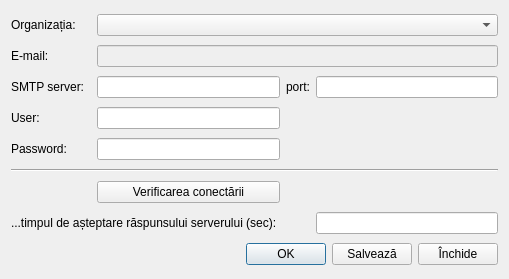
<?xml version="1.0" encoding="UTF-8"?>
<ui version="4.0">
 <class>ContOnline</class>
 <widget class="QDialog" name="ContOnline">
  <property name="geometry">
   <rect>
    <x>0</x>
    <y>0</y>
    <width>509</width>
    <height>279</height>
   </rect>
  </property>
  <property name="windowTitle">
   <string>Dialog</string>
  </property>
  <property name="windowIcon">
   <iconset resource="../../resources/resource.qrc">
    <normaloff>:/img/toolBar/email.png</normaloff>:/img/toolBar/email.png</iconset>
  </property>
  <layout class="QGridLayout" name="gridLayout">
   <item row="0" column="2" colspan="3">
    <widget class="QComboBox" name="comboOrganizations"/>
   </item>
   <item row="2" column="4">
    <widget class="QLineEdit" name="txt_port">
     <property name="sizePolicy">
      <sizepolicy hsizetype="Preferred" vsizetype="Fixed">
       <horstretch>0</horstretch>
       <verstretch>0</verstretch>
      </sizepolicy>
     </property>
    </widget>
   </item>
   <item row="1" column="0">
    <widget class="QLabel" name="label_2">
     <property name="text">
      <string>E-mail:</string>
     </property>
    </widget>
   </item>
   <item row="4" column="2">
    <widget class="LineEditPassword" name="txt_password"/>
   </item>
   <item row="0" column="0">
    <widget class="QLabel" name="label">
     <property name="text">
      <string>Organizația:</string>
     </property>
    </widget>
   </item>
   <item row="5" column="0" colspan="5">
    <widget class="Line" name="line">
     <property name="orientation">
      <enum>Qt::Orientation::Horizontal</enum>
     </property>
    </widget>
   </item>
   <item row="8" column="0" colspan="5">
    <layout class="QHBoxLayout" name="horizontalLayout">
     <item>
      <spacer name="horizontalSpacer">
       <property name="orientation">
        <enum>Qt::Orientation::Horizontal</enum>
       </property>
       <property name="sizeHint" stdset="0">
        <size>
         <width>40</width>
         <height>20</height>
        </size>
       </property>
      </spacer>
     </item>
     <item>
      <widget class="QPushButton" name="btnOK">
       <property name="minimumSize">
        <size>
         <width>80</width>
         <height>0</height>
        </size>
       </property>
       <property name="text">
        <string>OK</string>
       </property>
       <property name="icon">
        <iconset resource="../../resources/resource.qrc">
         <normaloff>:/img/btns/valide.png</normaloff>:/img/btns/valide.png</iconset>
       </property>
      </widget>
     </item>
     <item>
      <widget class="QPushButton" name="btnWrite">
       <property name="minimumSize">
        <size>
         <width>80</width>
         <height>0</height>
        </size>
       </property>
       <property name="text">
        <string>Salvează</string>
       </property>
       <property name="icon">
        <iconset resource="../../resources/resource.qrc">
         <normaloff>:/img/btns/save.png</normaloff>:/img/btns/save.png</iconset>
       </property>
      </widget>
     </item>
     <item>
      <widget class="QPushButton" name="btnClose">
       <property name="minimumSize">
        <size>
         <width>80</width>
         <height>0</height>
        </size>
       </property>
       <property name="text">
        <string>Închide</string>
       </property>
       <property name="icon">
        <iconset resource="../../resources/resource.qrc">
         <normaloff>:/img/btns/close.png</normaloff>:/img/btns/close.png</iconset>
       </property>
      </widget>
     </item>
    </layout>
   </item>
   <item row="3" column="0">
    <widget class="QLabel" name="label_5">
     <property name="text">
      <string>User:</string>
     </property>
    </widget>
   </item>
   <item row="2" column="3">
    <widget class="QLabel" name="label_4">
     <property name="text">
      <string>port:</string>
     </property>
    </widget>
   </item>
   <item row="2" column="2">
    <widget class="QLineEdit" name="txt_smtp_server"/>
   </item>
   <item row="7" column="0" colspan="4">
    <widget class="QLabel" name="label_7">
     <property name="text">
      <string>...timpul de așteptare răspunsului serverului (sec): </string>
     </property>
    </widget>
   </item>
   <item row="2" column="0">
    <widget class="QLabel" name="label_3">
     <property name="text">
      <string>SMTP server:</string>
     </property>
    </widget>
   </item>
   <item row="1" column="2" colspan="3">
    <widget class="QLineEdit" name="txt_email">
     <property name="enabled">
      <bool>false</bool>
     </property>
     <property name="readOnly">
      <bool>false</bool>
     </property>
    </widget>
   </item>
   <item row="6" column="2">
    <widget class="QPushButton" name="btnConnection">
     <property name="text">
      <string>Verificarea conectării</string>
     </property>
    </widget>
   </item>
   <item row="3" column="2">
    <widget class="QLineEdit" name="txt_user"/>
   </item>
   <item row="4" column="0">
    <widget class="QLabel" name="label_6">
     <property name="text">
      <string>Password:</string>
     </property>
    </widget>
   </item>
   <item row="7" column="4">
    <widget class="QLineEdit" name="txt_timeAnswerServer"/>
   </item>
  </layout>
 </widget>
 <customwidgets>
  <customwidget>
   <class>LineEditPassword</class>
   <extends>QLineEdit</extends>
   <header>customs/lineeditpassword.h</header>
  </customwidget>
 </customwidgets>
 <tabstops>
  <tabstop>comboOrganizations</tabstop>
  <tabstop>txt_email</tabstop>
  <tabstop>txt_smtp_server</tabstop>
  <tabstop>txt_port</tabstop>
  <tabstop>txt_user</tabstop>
  <tabstop>txt_password</tabstop>
  <tabstop>btnConnection</tabstop>
  <tabstop>txt_timeAnswerServer</tabstop>
  <tabstop>btnOK</tabstop>
  <tabstop>btnWrite</tabstop>
  <tabstop>btnClose</tabstop>
 </tabstops>
 <resources>
  <include location="../../resources/resource.qrc"/>
 </resources>
 <connections/>
</ui>
